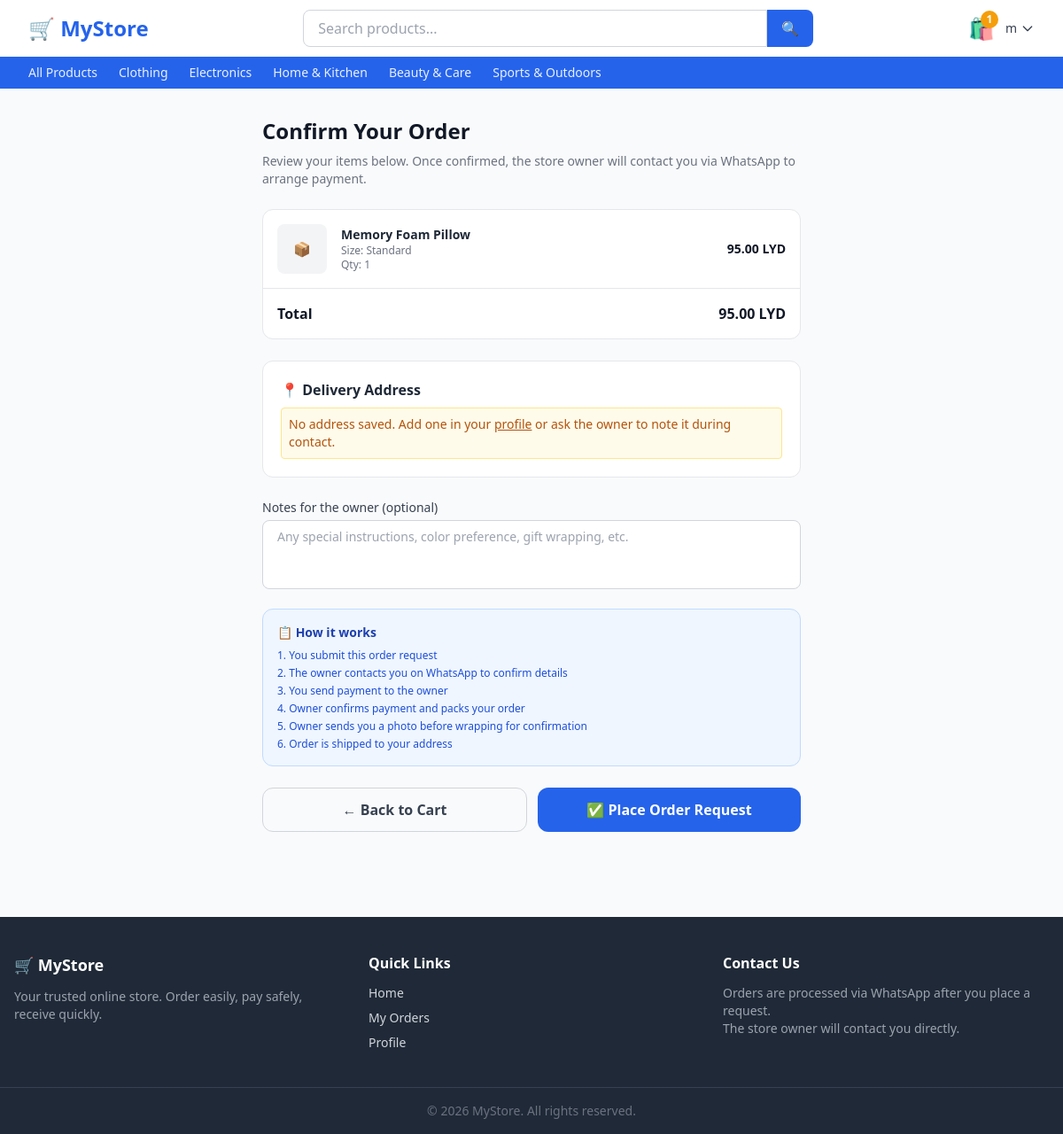
The page /orders/request/ (signed in) on the database its author committed.
### accounts/models.py (models this page shows, shortened)
class User(AbstractUser):
    username = None  # Remove default username field
    phone = models.CharField(max_length=20, unique=True, verbose_name="Phone Number")
    full_name = models.CharField(max_length=150, blank=True)
    city = models.CharField(max_length=100, blank=True)
    address = models.TextField(blank=True, verbose_name="Delivery Address")
    preferred_otp_channel = models.CharField(
        max_length=10,
        choices=[("whatsapp", "WhatsApp"), ("sms", "SMS")],
        default="whatsapp",
    )
    date_joined = models.DateTimeField(auto_now_add=True)
    updated_at = models.DateTimeField(auto_now=True)
    USERNAME_FIELD = "phone"
    REQUIRED_FIELDS = []  # No email required
    objects = UserManager()
    class Meta:
        verbose_name = "User"
        verbose_name_plural = "Users"
    def get_short_name(self):
        return self.full_name.split()[0] if self.full_name else self.phone

### orders/models.py (models this page shows, shortened)
class Cart(models.Model):
    user = models.OneToOneField(
        settings.AUTH_USER_MODEL,
        on_delete=models.CASCADE,
        related_name="cart",
    )
    created_at = models.DateTimeField(auto_now_add=True)
    updated_at = models.DateTimeField(auto_now=True)
    def total_price(self):
        return sum(item.subtotal() for item in self.items.select_related("variant__product"))
    def is_empty(self):
        return not self.items.exists()

class CartItem(models.Model):
    cart = models.ForeignKey(Cart, on_delete=models.CASCADE, related_name="items")
    variant = models.ForeignKey(
        "catalog.ProductVariant",
        on_delete=models.CASCADE,
        related_name="cart_items",
    )
    quantity = models.PositiveIntegerField(default=1)
    added_at = models.DateTimeField(auto_now_add=True)
    class Meta:
        unique_together = [["cart", "variant"]]
    def subtotal(self):
        return self.variant.effective_price() * self.quantity

### catalog/models.py (models this page shows, shortened)
class Category(models.Model):
    name = models.CharField(max_length=100)
    slug = models.SlugField(max_length=120, unique=True, blank=True)
    description = models.TextField(blank=True)
    image = models.ImageField(upload_to="categories/", blank=True, null=True)
    parent = models.ForeignKey(
        "self",
        null=True,
        blank=True,
        on_delete=models.SET_NULL,
        related_name="children",
    )
    order = models.PositiveIntegerField(default=0, help_text="Display order on homepage")
    is_active = models.BooleanField(default=True)
    created_at = models.DateTimeField(auto_now_add=True)
    class Meta:
        verbose_name = "Category"
        verbose_name_plural = "Categories"
        ordering = ["order", "name"]
    def get_absolute_url(self):
        from django.urls import reverse
        return reverse("catalog:category", kwargs={"slug": self.slug})

class ProductVariant(models.Model):
    product = models.ForeignKey(
        Product,
        on_delete=models.CASCADE,
        related_name="variants",
    )
    options = models.ManyToManyField(
        VariantOption,
        blank=True,
        related_name="variants",
        help_text="Select one option per variant type",
    )
    sku = models.CharField(
        max_length=100,
        unique=True,
        blank=True,
        help_text="Leave blank to auto-generate",
    )
    price_override = models.DecimalField(
        max_digits=10,
        decimal_places=2,
        null=True,
        blank=True,
        help_text="Leave blank to use product base price",
    )
    stock_qty = models.PositiveIntegerField(default=0)
    is_active = models.BooleanField(default=True)
    image = models.ImageField(
        upload_to="variants/",
        null=True,
        blank=True,
        help_text="Optional variant-specific image",
    )
    class Meta:
        verbose_name = "Product Variant"
        verbose_name_plural = "Product Variants"
    def price(self):
        return self.price_override if self.price_override is not None else self.product.base_price
    def discounted_price(self):
        return self.product.discounted_price(base=self.price())
    def effective_price(self):
        d = self.discounted_price()
        return d if d is not None else self.price()
    def options_display(self):
        return ", ".join(
            f"{opt.variant_type.name}: {opt.value}"
            for opt in self.options.select_related("variant_type").all()
        )

class Product(models.Model):
    category = models.ForeignKey(
        Category,
        on_delete=models.PROTECT,
        related_name="products",
    )
    name = models.CharField(max_length=200)
    slug = models.SlugField(max_length=220, unique=True, blank=True)
    description = models.TextField(blank=True)
    base_price = models.DecimalField(
        max_digits=10,
        decimal_places=2,
        help_text="Default price. Variants can override this.",
    )
    is_active = models.BooleanField(default=True)
    is_featured = models.BooleanField(
        default=False,
        help_text="Show in Best Sellers section on homepage",
    )
    created_at = models.DateTimeField(auto_now_add=True)
    updated_at = models.DateTimeField(auto_now=True)
    class Meta:
        verbose_name = "Product"
        verbose_name_plural = "Products"
        ordering = ["-created_at"]
    def primary_image(self):
        return self.images.filter(is_primary=True).first() or self.images.first()
    def active_discount(self):
        now = timezone.now()
        discount = (
            Discount.objects.filter(
                product=self,
                is_active=True,
                start_date__lte=now,
                end_date__gte=now,
            )
            .order_by("-value")
            .first()
        )
        if not discount:
            discount = (
                Discount.objects.filter(
                    category=self.category,
                    is_active=True,
                    start_date__lte=now,
                    end_date__gte=now,
                )
                .order_by("-value")
                .first()
            )
        return discount
    def discounted_price(self, base=None):
        discount = self.active_discount()
        if not discount:
            return None
        price = base or self.base_price
        return discount.apply(price)

class VariantOption(models.Model):
    variant_type = models.ForeignKey(
        VariantType,
        on_delete=models.CASCADE,
        related_name="options",
    )
    value = models.CharField(max_length=100, help_text='e.g. "Red", "XL"')
    order = models.PositiveIntegerField(default=0)
    class Meta:
        ordering = ["order", "value"]
        unique_together = [["variant_type", "value"]]

class VariantType(models.Model):
    product = models.ForeignKey(
        Product,
        on_delete=models.CASCADE,
        related_name="variant_types",
    )
    name = models.CharField(max_length=50, help_text='e.g. "Color", "Size"')
    order = models.PositiveIntegerField(default=0)
    class Meta:
        ordering = ["order", "name"]
        unique_together = [["product", "name"]]

### orders/views.py (the view, shortened to what this page needs)
# urls.py: path("request/", views.request_order, name="request_order"),
@login_required
def request_order(request):
    cart = _get_or_create_cart(request.user)
    if cart.is_empty():
        messages.error(request, "Your cart is empty.")
        return redirect("orders:cart")
    active_count = Order.active_count_for_user(request.user)
    max_orders = getattr(settings, "MAX_ACTIVE_ORDERS", 5)
    return render(
        request,
        "orders/request_order.html",
        {
            "cart": cart,
            "active_count": active_count,
            "max_orders": max_orders,
        },
    )

### catalog/context_processors.py (called while the page is built)
def nav_categories(request):
    categories = Category.objects.filter(is_active=True, parent=None).order_by("order", "name")
    return {"nav_categories": categories}

### orders/models.py (called while the page is built)
    @classmethod
    def active_count_for_user(cls, user):
        return cls.objects.filter(user=user, status__in=cls.ACTIVE_STATUSES).count()

### orders/views.py (called while the page is built)
def _get_or_create_cart(user):
    cart, _ = Cart.objects.get_or_create(user=user)
    return cart

### templates/orders/request_order.html (shortened to what this page needs)
{% extends "base.html" %}
{% block content %}
<div class="max-w-2xl mx-auto px-4 sm:px-6 lg:px-8 py-8">
  <h1 class="text-2xl font-bold text-gray-900 mb-2">Confirm Your Order</h1>
  <p class="text-gray-500 text-sm mb-6">
    Review your items below. Once confirmed, the store owner will contact you via WhatsApp to arrange payment.
  </p>
  <div class="bg-white rounded-xl border border-gray-200 divide-y mb-6">
    {% for item in cart.items.all %}
    <div class="flex items-center gap-4 p-4">
      {% with img=item.variant.product.primary_image %}
      <div class="w-14 h-14 rounded-lg overflow-hidden bg-gray-100 shrink-0">
        {% if img %}
          <img src="{{ img.image.url }}" alt="" class="w-full h-full object-cover" />
        {% else %}
          <div class="w-full h-full flex items-center justify-center text-gray-300">📦</div>
        {% endif %}
      </div>
      {% endwith %}
      <div class="flex-1">
        <p class="font-semibold text-sm text-gray-800">{{ item.variant.product.name }}</p>
        {% if item.variant.options_display %}
        <p class="text-xs text-gray-500">{{ item.variant.options_display }}</p>
        {% endif %}
        <p class="text-xs text-gray-500">Qty: {{ item.quantity }}</p>
      </div>
      <p class="font-bold text-sm text-gray-900">{{ item.subtotal|floatformat:2 }} LYD</p>
    </div>
    {% endfor %}
    <div class="p-4 flex justify-between font-bold text-gray-900">
      <span>Total</span>
      <span>{{ cart.total_price|floatformat:2 }} LYD</span>
    </div>
  </div>
  <div class="bg-white rounded-xl border border-gray-200 p-5 mb-6">
    <h2 class="font-semibold text-gray-800 mb-2 flex items-center gap-2">
      📍 Delivery Address
    </h2>
    {% if request.user.address %}
      <p class="text-sm text-gray-700">{{ request.user.address }}</p>
      <p class="text-xs text-gray-500 mt-1">{{ request.user.city }}</p>
    {% else %}
      <p class="text-sm text-amber-700 bg-amber-50 border border-amber-200 rounded p-2">
        No address saved. Add one in your
        <a href="{% url 'accounts:profile' %}" class="underline">profile</a>
        or ask the owner to note it during contact.
      </p>
    {% endif %}
  </div>
  <form method="post" action="{% url 'orders:request_order' %}">
    <div class="mb-4">
      <label class="block text-sm font-medium text-gray-700 mb-1">Notes for the owner (optional)</label>
      <textarea name="notes" rows="3"
                placeholder="Any special instructions, color preference, gift wrapping, etc."
                class="w-full border border-gray-300 rounded-lg px-4 py-2 text-sm focus:outline-none focus:ring-2 focus:ring-primary resize-none"></textarea>
    </div>
    <div class="bg-blue-50 border border-blue-200 rounded-xl p-4 mb-6">
      <h3 class="font-semibold text-blue-800 text-sm mb-2">📋 How it works</h3>
      <ol class="text-xs text-blue-700 space-y-1 list-decimal list-inside">
        <li>You submit this order request</li>
        <li>The owner contacts you on WhatsApp to confirm details</li>
        <li>You send payment to the owner</li>
        <li>Owner confirms payment and packs your order</li>
        <li>Owner sends you a photo before wrapping for confirmation</li>
        <li>Order is shipped to your address</li>
      </ol>
    </div>
    <div class="flex gap-3">
      <a href="{% url 'orders:cart' %}"
         class="flex-1 text-center border border-gray-300 text-gray-700 font-semibold py-3 rounded-xl hover:bg-gray-50 transition">
        ← Back to Cart
      </a>
      <button type="submit"
              class="flex-1 bg-primary hover:bg-blue-700 text-white font-bold py-3 rounded-xl transition-colors">
        ✅ Place Order Request
      </button>
    </div>
  </form>
</div>
{% endblock %}

### templates/base.html (shortened to what this page needs)
<!DOCTYPE html>
<html lang="en" dir="ltr">
<head>
  <script src="https://cdn.tailwindcss.com"></script>
</head>
<body class="bg-gray-50 text-gray-900 min-h-screen flex flex-col" hx-boost="false">
  <header class="bg-white shadow-sm sticky top-0 z-50">
    <nav class="max-w-7xl mx-auto px-4 sm:px-6 lg:px-8 h-16 flex items-center justify-between gap-4">
      <a href="{% url 'catalog:homepage' %}" class="text-2xl font-bold text-primary whitespace-nowrap">
        🛒 MyStore
      </a>
      <form method="get" action="/" class="flex-1 max-w-xl hidden sm:flex">
        <input type="text" name="q" placeholder="Search products..."
               class="w-full border border-gray-300 rounded-l-lg px-4 py-2 focus:outline-none focus:ring-2 focus:ring-primary" />
        <button type="submit" class="bg-primary text-white px-4 rounded-r-lg hover:bg-primary-dark transition">
          🔍
        </button>
      </form>
      <div class="flex items-center gap-3 shrink-0">
        {% if user.is_authenticated %}
          <a href="{% url 'orders:cart' %}" class="relative" title="Cart">
            <span class="text-2xl">🛍️</span>
            <span id="cart-count"
                  class="absolute -top-1 -right-1 bg-accent text-white text-xs font-bold rounded-full w-5 h-5 flex items-center justify-center">
              {% if user.cart.items.count %}{{ user.cart.items.count }}{% else %}0{% endif %}
            </span>
          </a>
          <div x-data="{ open: false }" class="relative">
            <button @click="open = !open" class="flex items-center gap-1 text-gray-700 hover:text-primary font-medium">
              <span class="text-sm">{{ user.get_short_name }}</span>
              <svg class="w-4 h-4" fill="none" stroke="currentColor" viewBox="0 0 24 24">
                <path stroke-linecap="round" stroke-linejoin="round" stroke-width="2" d="M19 9l-7 7-7-7" />
              </svg>
            </button>
          </div>
        {% else %}
          <a href="{% url 'accounts:login' %}" class="text-sm font-medium text-gray-700 hover:text-primary">Sign In</a>
          <a href="{% url 'accounts:register_step1' %}" class="btn-primary text-sm py-2 px-4">Register</a>
        {% endif %}
      </div>
    </nav>
    <div class="bg-primary">
      <div class="max-w-7xl mx-auto px-4 sm:px-6 lg:px-8 flex items-center gap-6 overflow-x-auto py-2">
        <a href="{% url 'catalog:homepage' %}" class="text-white/90 hover:text-white text-sm font-medium whitespace-nowrap">
          All Products
        </a>
        {% for cat in nav_categories %}
          <a href="{{ cat.get_absolute_url }}"
             class="text-white/90 hover:text-white text-sm font-medium whitespace-nowrap">
            {{ cat.name }}
          </a>
        {% endfor %}
      </div>
    </div>
  </header>
  <main class="flex-1">
    {% block content %}{% endblock %}
  </main>
  <footer class="bg-gray-800 text-gray-300 mt-16">
    <div class="max-w-7xl mx-auto px-4 py-10 grid grid-cols-1 sm:grid-cols-3 gap-8">
      <div>
        <h3 class="text-white font-bold text-lg mb-3">🛒 MyStore</h3>
        <p class="text-sm text-gray-400">
          Your trusted online store. Order easily, pay safely, receive quickly.
        </p>
      </div>
      <div>
        <h4 class="text-white font-semibold mb-3">Quick Links</h4>
        <ul class="space-y-2 text-sm">
          <li><a href="{% url 'catalog:homepage' %}" class="hover:text-white">Home</a></li>
          {% if user.is_authenticated %}
            <li><a href="{% url 'orders:my_orders' %}" class="hover:text-white">My Orders</a></li>
            <li><a href="{% url 'accounts:profile' %}" class="hover:text-white">Profile</a></li>
          {% else %}
            <li><a href="{% url 'accounts:register_step1' %}" class="hover:text-white">Create Account</a></li>
          {% endif %}
        </ul>
      </div>
      <div>
        <h4 class="text-white font-semibold mb-3">Contact Us</h4>
        <p class="text-sm text-gray-400">
          Orders are processed via WhatsApp after you place a request.<br/>
          The store owner will contact you directly.
        </p>
      </div>
    </div>
    <div class="border-t border-gray-700 py-4 text-center text-sm text-gray-500">
      © {% now "Y" %} MyStore. All rights reserved.
    </div>
  </footer>
</body>
</html>

### rows shown on the page
User: cart.items.count "1", get_short_name "m"
Category: name "Clothing"
Category: name "Electronics"
Category: name "Home & Kitchen"
Category: name "Beauty & Care"
Category: name "Sports & Outdoors"
CartItem: variant.product.name "Memory Foam Pillow", variant.options_display "Size: Standard", quantity "1", subtotal "95.00"
Cart: total_price "95.00"
